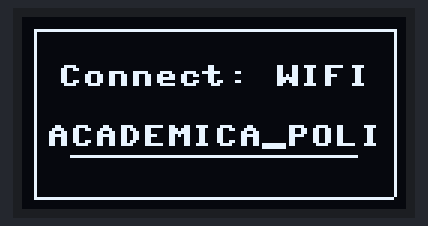
Bench run of a program on a simulated ESP32 board running MicroPython. On the bench: 128×64 one-colour display. What the program prints to the serial console is not drawn. At 0.1 s the program stops and its outputs stay as they are.

Above: at 0.1 s.

The program:

funcionLed_Sencilla.py
```python
# Complete project details at https://RandomNerdTutorials.com
from machine import Pin, SoftI2C
import sh1106

try:
    i2c = SoftI2C(scl=Pin(22), sda=Pin(21), freq=400000)
    display = sh1106.SH1106_I2C(128, 64, i2c, Pin(16), 0x3c)
    display.sleep(False)
    display.fill(0)
    # display.text('Primero', 0, 0, 1)
    # display.text('Segundo', 0, 8, 1)
    # display.text('Tercero', 0, 16, 1)
    # display.text('Cuarto', 0, 24, 1)
    display.text('Connect: WIFI', 12, 16, 1)
    display.text('ACADEMICA_POLI 6E', 8, 36, 1)
    display.hline(16, 46, 96, 1)
    display.vline(4, 4, 56, 1)
    # Linea vertical derecha
    display.vline(124, 4, 56, 1)
    # Linea horizontal up
    display.hline(4, 4, 120, 1)
    # Linea vertical down
    display.hline(4, 60, 120, 1)
    display.show()
    # display.text('Quinto', 0, 32, 1)
    # display.text('Sexto', 0, 40, 1)
    # display.text('Septimo', 0, 48, 1)
    # display.text('Octavo', 0, 56, 1)
    # display.text('Noveno', 0, 64, 1)
    display.show()
    print("Terminó Ejecución OK")
except OSError as e:
    print('Fallo La Ejecución. %s' % e)
```
